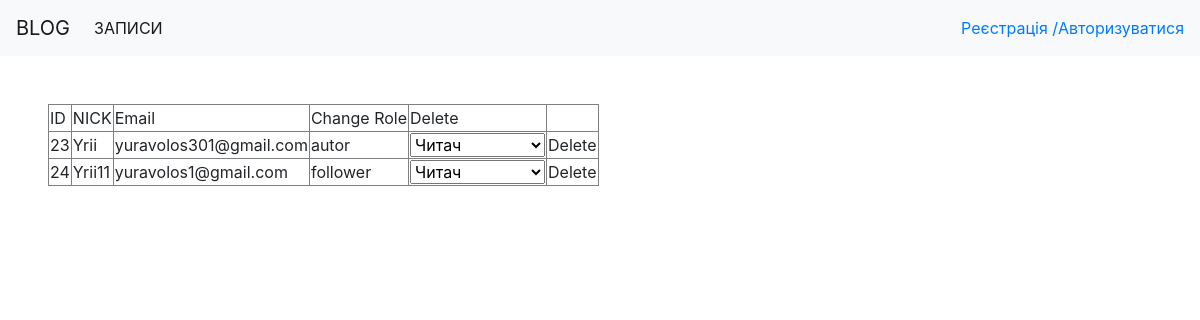
/adminUser.php, run on the app's committed database.
### tables this page shows
CREATE TABLE `user` (
  `Id` int(11) NOT NULL,
  `Login` varchar(50) DEFAULT NULL,
  `Email` varchar(50) DEFAULT NULL,
  `Password` varchar(50) DEFAULT NULL,
  `urlAvatar` varchar(255) DEFAULT 'noFoto',
  `Role` varchar(50) DEFAULT NULL,
  `Status` tinyint(1) DEFAULT 0
);

### adminUser.php (the view, shortened to what this page needs)
<?php
    require_once('header.php');
    $conn = mysqli_connect(servername, username, password, dbname);
    $sql = "SELECT * FROM user";
    $result = mysqli_query($conn, $sql);
    ?>
     <table border="1" class="m-5">
        <thead>
            <td>ID</td>
            <td>NICK</td>
            <td>Email</td>
            <td>Change Role</td>
            <td>Delete</td>
        </thead>
        <tbody>
 <?php
    while ($record = mysqli_fetch_assoc($result)){
?>
            <tr>
                <td class="Id"><?=$record['Id']?></td>
                <td><?=$record['Login']?></td>
                <td><?=$record['Email']?></td>
                <td class="TextRole"><?=$record['Role']?></td>
                <td>
                    <select name="Role" class="ChangeRole">
                        <option value="follower">Читач</option>
                    </select>
                </td>
                    <td>
                        Delete
                </td>
            </tr>
    <?php
    }
?>
</table>
<?php
require_once('footer.php');
?>

### data on the page
user: Id "23", Login "Yrii", Email "yuravolos301@gmail.com", Role "autor"
user: Id "24", Login "Yrii11", Email "yuravolos1@gmail.com", Role "follower"
